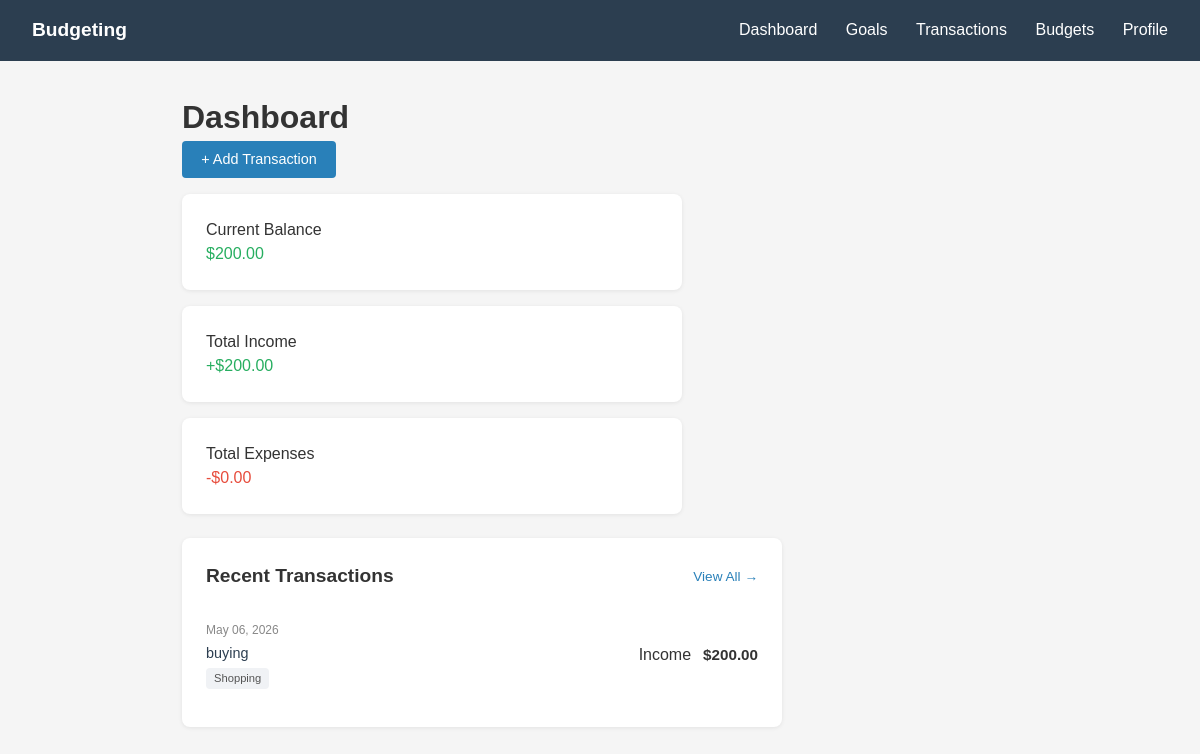
/dashboard/ (signed in), run on the app's committed database.
### transactions/models.py (models this page shows, shortened)
class Transaction(models.Model):
    user = models.ForeignKey("users.CustomUser", on_delete=models.CASCADE)
    transaction_type = models.CharField(max_length=10, choices=TRANSACTION_TYPES)
    amount = models.DecimalField(max_digits=12, decimal_places=2)
    description = models.CharField(max_length=200)
    category = models.ForeignKey(
        "transactions.Category",
        on_delete=models.SET_NULL,
        null=True,
        blank=True
    )
    date = models.DateTimeField(default=datetime.now)
    payment_method = models.CharField(choices=PAYMENT_METHODS)
    note = models.TextField(blank=True, default="")
    savings_goal = models.ForeignKey(
        'saving_goals.SavingGoal',
        on_delete=models.SET_NULL,
        null=True,
        blank=True,
        related_name='linked_transactions'
    )
    created_at = models.DateTimeField(auto_now_add=True)
    class Meta:
        ordering = ["-date"]

class Category(models.Model):
    user = models.ForeignKey(
        "users.CustomUser",
        on_delete=models.CASCADE,
        null=True,
        blank=True,
        related_name="custom_categories"
    )
    name = models.CharField(max_length=50)
    created_at = models.DateTimeField(auto_now_add=True)
    class Meta:
        constraints = [
            models.UniqueConstraint(
                fields=["name", "user"],
                name='unique_category_per_user'
            )
        ]
        ordering = ["name"]

### dashboard/views.py (the view)
# urls.py: path("", views.DashboardView.as_view(), name="dashboard")
class DashboardView(LoginRequiredMixin, TemplateView):
    template_name = 'dashboard/dashboard.html'
    def get_context_data(self, **kwargs):
        context = super().get_context_data(**kwargs)
        context['stats'] = TransactionService.get_dashboard_stats(self.request.user)
        context['recent_transactions'] = TransactionService.get_recent_transactions(self.request.user)
        return context

### transactions/services.py (called while the page is built)
    @classmethod
    def get_dashboard_stats(cls, user):
        stats = Transaction.objects.filter(user=user).aggregate(
            total_income=Sum('amount', filter=Q(transaction_type='income')),
            total_expense=Sum('amount', filter=Q(transaction_type='expense'))
        )
        total_income = stats['total_income'] or 0
        total_expense = stats['total_expense'] or 0
        balance = total_income - total_expense
        return {
            'balance': balance,
            'total_income': total_income,
            'total_expense': total_expense
        }

    @classmethod
    def get_recent_transactions(cls, user, limit=10):
        return Transaction.objects.filter(user=user) \
            .select_related('category') \
            .order_by('-date')[:limit]

### dashboard/templates/dashboard/dashboard.html (shortened to what this page needs)
{% extends "dashboard/base.html" %} {% block content %}
<div class="container">
    <div class="page-header">
        <h1>Dashboard</h1>
        <a href="{% url 'transactions:add' %}" class="btn btn-primary"
            >+ Add Transaction</a
        >
    </div>
    <div class="stats-grid">
        <div class="card" style="margin-top: 1rem">
            <div class="stat-label">Current Balance</div>
            <div
                class="stat-value"
                style="color: {% if stats.balance >= 0 %}#27ae60{% else %}#e74c3c{% endif %};"
            >
                ${{ stats.balance|floatformat:2 }}
            </div>
        </div>
        <div class="card" style="margin-top: 1rem">
            <div class="stat-label">Total Income</div>
            <div class="stat-value" style="color: #27ae60">
                +${{ stats.total_income|floatformat:2 }}
            </div>
        </div>
        <div class="card" style="margin-top: 1rem">
            <div class="stat-label">Total Expenses</div>
            <div class="stat-value" style="color: #e74c3c">
                -${{ stats.total_expense|floatformat:2 }}
            </div>
        </div>
    </div>
    <div class="card" style="margin-top: 1.5rem; max-width: 50vw">
        <div
            style="
                display: flex;
                justify-content: space-between;
                align-items: center;
                margin-bottom: 1rem;
            "
        >
            <h2 style="font-size: 1.2rem; margin: 0">Recent Transactions</h2>
            {% if recent_transactions %}
            <a
                href="{% url 'transactions:list' %}"
                style="
                    font-size: 0.85rem;
                    color: #2980b9;
                    text-decoration: none;
                "
                >View All →</a
            >
            {% endif %}
        </div>
        {% if recent_transactions %}
        <div class="recent-txn-list">
            {% for txn in recent_transactions %}
            <div class="txn-item">
                <div class="txn-left">
                    <span class="txn-date">{{ txn.date|date:"M d, Y" }}</span>
                    <span class="txn-desc">{{ txn.description }}</span>
                    {% if txn.category %}
                    <span class="txn-category">{{ txn.category.name }}</span>
                    {% endif %}
                </div>
                <div class="txn-right">
                    <span
                        class="badge {% if txn.transaction_type == 'income' %}badge-income{% else %}badge-expense{% endif %}"
                    >
                        {{ txn.get_transaction_type_display }}
                    </span>
                    <span
                        class="txn-amount {% if txn.transaction_type == 'income' %}amount-income{% else %}amount-expense{% endif %}"
                    >
                        ${{ txn.amount }}
                    </span>
                </div>
            </div>
            {% endfor %}
        </div>
        {% else %}
        <div class="empty-state" style="padding: 2rem 0">
            No transactions yet. Click "+ Add Transaction" to get started.
        </div>
        {% endif %}
    </div>
</div>
{% endblock %}

### dashboard/templates/dashboard/base.html (style rules this page uses)
* { box-sizing: border-box; margin: 0; padding: 0; }
body { font-family: Arial, sans-serif; background: #f5f5f5; color: #333; line-height: 1.5; }
.container { max-width: 900px; margin: 2rem auto; padding: 0 1rem; }
.card { background: white; border-radius: 8px; padding: 1.5rem; box-shadow: 0 1px 4px rgba(0, 0, 0, 0.08); max-width: 500px; }
.card h2 { font-size: 1.3rem; margin-bottom: 1.5rem; }
.btn { display: inline-block; padding: 0.5rem 1.2rem; border-radius: 4px; border: none; cursor: pointer; font-size: 0.9rem; text-decoration: none; transition: opacity 0.2s; }
.btn-primary { background: #2980b9; color: white; }

### dashboard/templates/dashboard/dashboard.html (style rules this page uses)
.recent-txn-list { display: flex; flex-direction: column; gap: 0.75rem; }
.txn-item { display: flex; justify-content: space-between; align-items: center; padding: 0.85rem 0; border-bottom: 1px solid #f0f0f0; gap: 1rem; transition: background 0.2s; }
.txn-item:last-child { border-bottom: none; }
.txn-left { display: flex; flex-direction: column; gap: 0.25rem; min-width: 0; flex: 1; }
.txn-date { font-size: 0.75rem; color: #888; }
.txn-desc { font-size: 0.9rem; color: #2c3e50; font-weight: 500; white-space: nowrap; overflow: hidden; text-overflow: ellipsis; }
.txn-category { font-size: 0.7rem; color: #555; background: #f0f2f5; padding: 2px 8px; border-radius: 4px; width: fit-content; }
.txn-right { display: flex; align-items: center; gap: 0.75rem; flex-shrink: 0; }
.txn-amount { font-weight: 600; font-size: 0.95rem; }

### data on the page
Transaction: date "May 06, 2026", description "buying", category.name "Shopping", transaction_type "Income", amount "200.00"

### other printed values
{{ stats.balance|floatformat:2 }} "200.00"
{{ stats.total_income|floatformat:2 }} "200.00"
{{ stats.total_expense|floatformat:2 }} "0.00"
